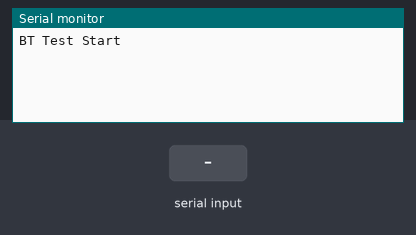
The sketch below on a simulated Arduino Uno, built with avr-gcc and run on an emulated ATmega328P. Shown: the last lines printed to the serial monitor. The inputs (shaded band) are chosen by the test bench.

Above: at 1.2 s.
1.3 s: "1" received over the second serial link
At 1.6 s:
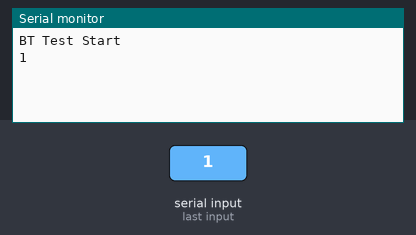
2.8 s: "0" received over the second serial link
At 4.0 s:
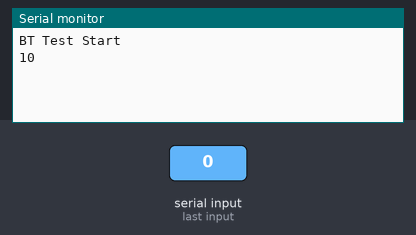

Measured:
- after the input at 1.3 s, the serial monitor: prints a new line at once (image 1)
- after the input at 2.8 s, the serial monitor: prints a new line at once (image 2)

The sketch:

BT_Talk.ino
```cpp
#include <SoftwareSerial.h>


SoftwareSerial mySerial(0, 1); // RX, TX
void setup() {
  // put your setup code here, to run once:
    mySerial.begin(9600) ;
    Serial.begin(9600) ;
    Serial.println("BT Test Start") ;

}

void loop() {
  // put your main code here, to run repeatedly:
      if (mySerial.available() > 0)
          {
            Serial.write(mySerial.read() ) ;
          }
       if (Serial.available() > 0)
          {
            mySerial.write(Serial.read() ) ;
          }
}
```
